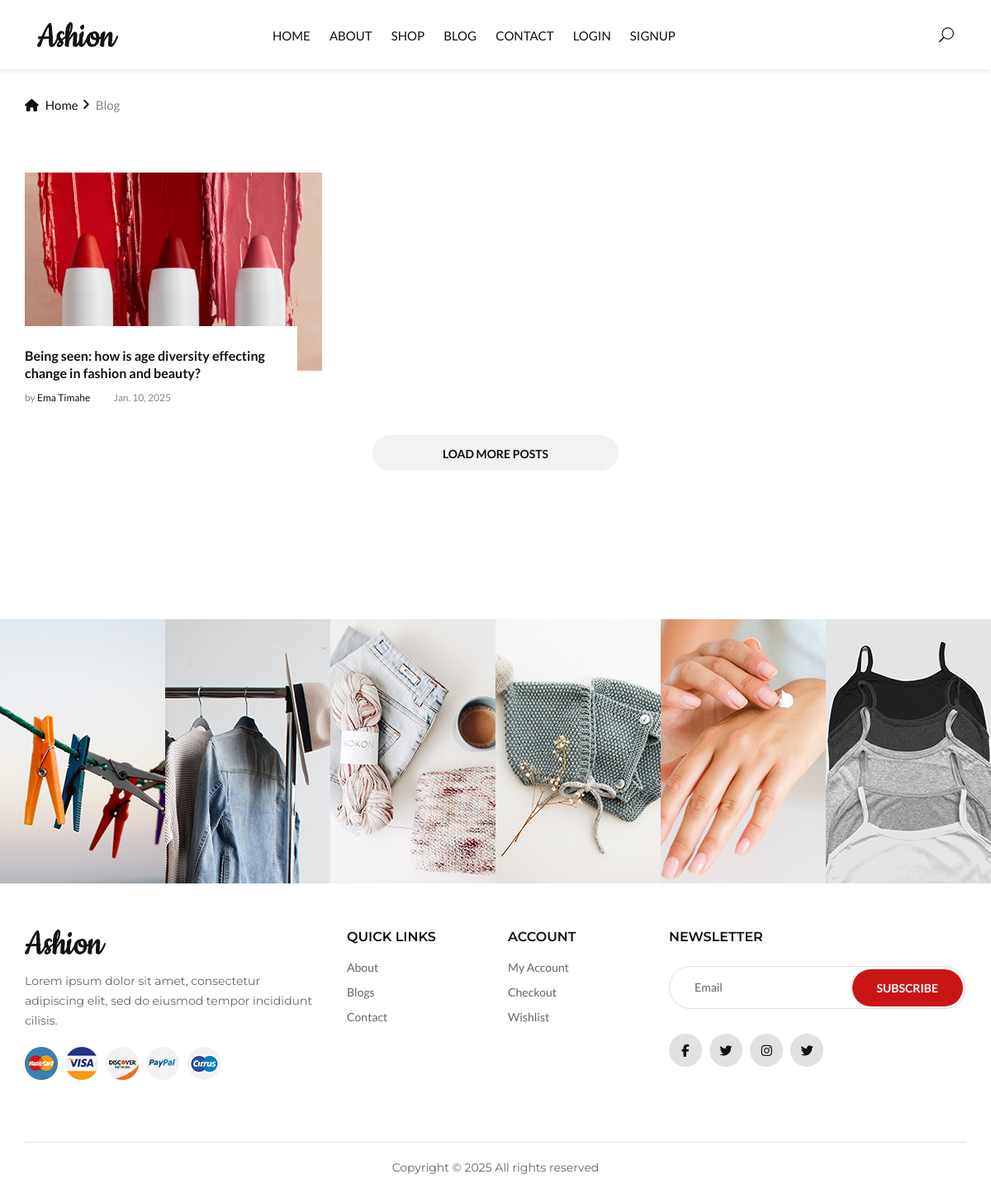
Screenshot of /blog/ with the database file from the repository.
### EcommApp/models/blog.py (models this page shows)
class BlogPost(models.Model):
    title = models.CharField(max_length=200)
    author = models.CharField(max_length=100)
    date = models.DateField()
    content = models.TextField()
    image = models.ImageField(upload_to="upload2",default=0)
    category = models.CharField(max_length=100, blank=True, null=True)
    tags = models.CharField(max_length=200, blank=True, null=True)
    comments_count = models.IntegerField(default=0)
    def __str__(self):
        return self.title

### EcommApp/views/blog.py (the view)
# urls.py: path('blog/', blog_view, name='blog'),
def blog_view(request):
    posts = BlogPost.objects.all()
    print("Blog posts :",posts)
    return render(request, 'blog.html', {'posts': posts})

### EcommApp/views/cart_count.py (called while the page is built)
def Cart_Count(request):
    cart_count = 0
    if request.session.get('user_email'):  # Using 'user_email' from the session
        cart = get_or_create_cart(request.session.get('user_email'))
        cart_count = cart.items.count() if cart else 0
    return {'cartCount': cart_count}

### EcommApp/views/wishlist_count.py (called while the page is built)
def Wishlist_Count(request):
    wishlist_count = 0
    if request.session.get('user_email'):
        wishlist = get_or_create_wishlist(request.session.get('user_email'))
        wishlist_count = wishlist.items.count() if wishlist else 0
    return {'wishlistCount': wishlist_count}

### EcommApp/templates/blog.html
{% extends 'navigation.html' %}
{% load static %}
{% block content %}
    <div class="breadcrumb-option">
        <div class="container">
            <div class="row">
                <div class="col-lg-12">
                    <div class="breadcrumb__links">
                        <a href="/index.html"><i class="fa fa-home"></i> Home</a>
                        <span>Blog</span>
                    </div>
                </div>
            </div>
        </div>
    </div>
    <section class="blog spad">
        <div class="container">
            <div class="row">
                {% for post in posts %}
                <div class="col-lg-4 col-md-4 col-sm-6">
                    <div class="blog__item">
                        <div class="blog__item__pic set-bg" data-setbg="{{ post.image.url }}"></div>
                        <div class="blog__item__text">
                            <h6><a href="{% url 'blog_details' post.id %}">{{ post.title }}</a></h6>
                            <ul>
                                <li>by <span>{{ post.author }}</span></li>
                                <li>{{ post.date }}</li>
                            </ul>
                        </div>
                    </div>
                </div>
                {% endfor %}
                <div class="col-lg-12 text-center">
                    <a href="#" class="primary-btn load-btn">Load more posts</a>
                </div>
            </div>
        </div>
    </section>
 {% include 'footer.html' %}
{% endblock %}

### static/new/css/style.css (style rules this page uses)
html, body { height: 100%; font-family: "Montserrat", sans-serif; -webkit-font-smoothing: antialiased; }
h1, h2, h3, h4, h5, h6 { margin: 0; color: #111111; font-weight: 400; font-family: "Montserrat", sans-serif; }
h6 { font-size: 16px; }
ul, ol { padding: 0; margin: 0; }
.set-bg { background-repeat: no-repeat; background-size: cover; background-position: top center; }
.spad { padding-top: 100px; padding-bottom: 100px; }
.primary-btn { display: inline-block; font-size: 14px; text-transform: uppercase; font-weight: 600; padding: 12px 30px 10px; color: #ffffff; background: #ca1515; }
.breadcrumb-option { padding-top: 35px; }
.breadcrumb__links a { font-size: 15px; font-weight: 500; color: #111111; margin-right: 18px; display: inline-block; position: relative; }
.breadcrumb__links a:after { position: absolute; right: -14px; top: 0; content: ""; font-family: "FontAwesome"; }
.breadcrumb__links a i { margin-right: 5px; }
.breadcrumb__links span { font-size: 15px; font-weight: 500; color: #888888; display: inline-block; }
.blog { padding-top: 70px; padding-bottom: 80px; }
.blog__item { margin-bottom: 35px; }
.blog__item__pic { height: 240px; }
.blog__item__text { padding: 25px 20px 0 0; margin-right: 30px; background: #ffffff; margin-top: -54px; }
.blog__item__text h6 { margin-bottom: 6px; }
.blog__item__text h6 a { color: #111111; font-weight: 600; line-height: 21px; }
.blog__item__text ul li { font-size: 12px; color: #888888; display: inline-block; list-style: none; margin-right: 25px; position: relative; }
.blog__item__text ul li span { color: #111111; }
.blog__item__text ul li:after { position: absolute; right: -17px; top: 0px; }
.blog__item__text ul li:last-child { margin-right: 0; }
.blog__item__text ul li:last-child:after { display: none; }
.primary-btn.load-btn { color: #111111; background: #f2f2f2; padding: 12px 85px 10px; border-radius: 50px; }
@media only screen and (min-width: 1200px) { .container { max-width: 1170px; } }

### static/new/css/iofrm-style.css (style rules this page uses)
*, body { font-family: 'Lato', sans-serif; font-weight: 400; -webkit-font-smoothing: antialiased; text-rendering: optimizeLegibility; -moz-osx-font-smoothing: grayscale; }
html, body { height: 100%; }

### static/new/css/iofrm-theme22.css (style rules this page uses)
body { background-color: #fff; }

### EcommApp/templates/navigation.html (style rules this page uses)
body { padding-top: 80px; }

### rows the page displays
BlogPost: title "Being seen: how is age diversity effecting change in fashion and beauty?", author "Ema Timahe", date "Jan. 10, 2025"
